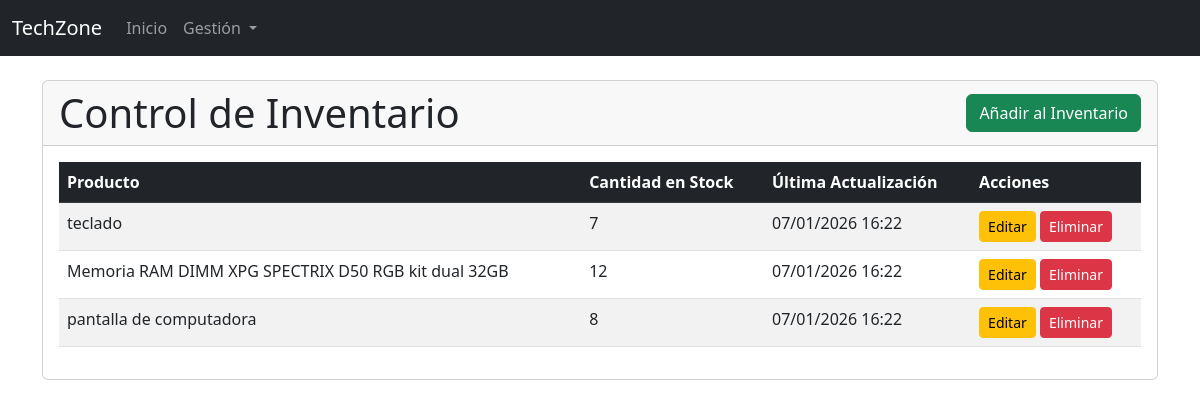
/inventarios/, run on the app's committed database.
### tienda/models.py (models this page shows, shortened)
class Inventario(models.Model):
    stock = models.IntegerField()
    producto = models.ForeignKey(Producto, on_delete=models.CASCADE)
    ultima_actualizacion = models.DateTimeField(auto_now=True)

class Producto(models.Model):
    nombre = models.CharField(max_length=255)
    descripcion = models.TextField()
    precio = models.DecimalField(max_digits=10, decimal_places=2)
    stock = models.IntegerField()
    nombre_proveedor = models.ForeignKey(Proveedor, on_delete=models.CASCADE)

### tienda/views.py (the view)
# urls.py: path('inventarios/', InventarioListView.as_view(), name='inventario-list'),
class InventarioListView(ListView):
    model = Inventario
    template_name = 'tienda/inventario_list.html'

### tienda/templates/tienda/inventario_list.html (shortened to what this page needs)
{% extends 'tienda/base.html' %}
{% block content %}
<div class="card">
    <div class="card-header d-flex justify-content-between align-items-center">
        <h1 class="card-title mb-0">Control de Inventario</h1>
        <a href="{% url 'inventario-create' %}" class="btn btn-success">Añadir al Inventario</a>
    </div>
    <div class="card-body">
        <table class="table table-striped table-hover">
            <thead class="table-dark">
                <tr>
                    <th>Producto</th>
                    <th>Cantidad en Stock</th>
                    <th>Última Actualización</th>
                    <th>Acciones</th>
                </tr>
            </thead>
            <tbody>
                {% for item in object_list %}
                    <tr>
                        <td>{{ item.producto.nombre }}</td>
                        <td>{{ item.stock }}</td>
                        <td>{{ item.ultima_actualizacion|date:"d/m/Y H:i" }}</td>
                        <td>
                            <a href="{% url 'inventario-update' item.pk %}" class="btn btn-sm btn-warning">Editar</a>
                            <a href="{% url 'inventario-delete' item.pk %}" class="btn btn-sm btn-danger">Eliminar</a>
                        </td>
                    </tr>
                {% empty %}
                    <tr>
                        <td colspan="4" class="text-center">No hay registros de inventario.</td>
                    </tr>
                {% endfor %}
            </tbody>
        </table>
    </div>
</div>
{% endblock %}

### data on the page
Inventario: producto.nombre "teclado", stock "7", ultima_actualizacion "07/01/2026 16:22"
Inventario: producto.nombre "Memoria RAM DIMM XPG SPECTRIX D50 RGB kit dual 32GB", stock "12", ultima_actualizacion "07/01/2026 16:22"
Inventario: producto.nombre "pantalla de computadora", stock "8", ultima_actualizacion "07/01/2026 16:22"
